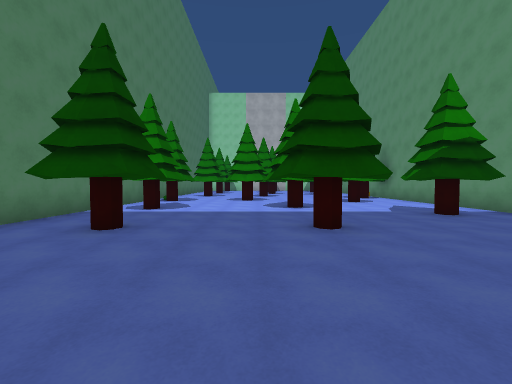
[1] (above)

16 first-person views from a walk through a scene from a Unity 3-D project. The camera is 1.5 m above the floor, tilts 2° down and sees 90° across. The floor is counted in squares, 2 m on a side. Each view is taken from the middle of a square. On the plan, view 1 faces up. The plan holds only what a view shows up to about 9 squares ahead; the rest is blank. The place goes on beyond the plan. The player is left out. Surface patterns are stand-ins for the level's own textures.

[2]
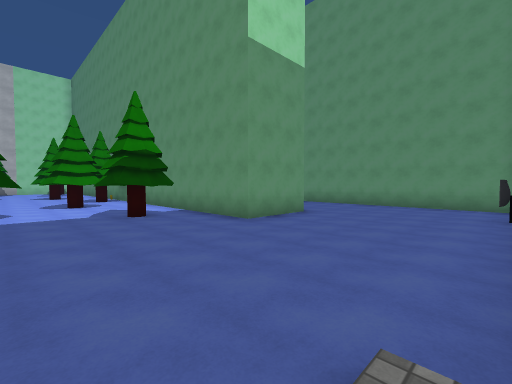

[3]
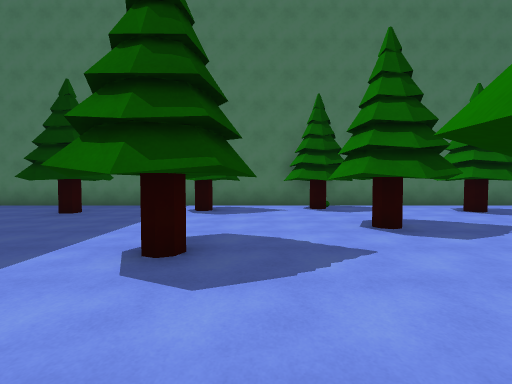

[4]
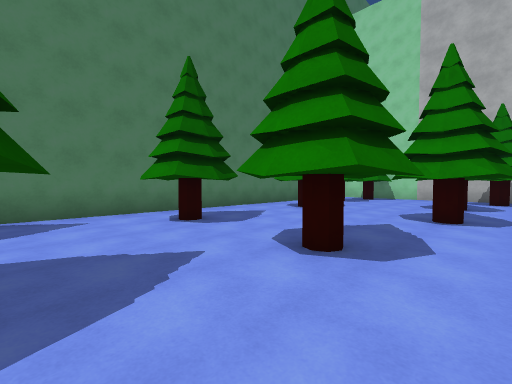

[5]
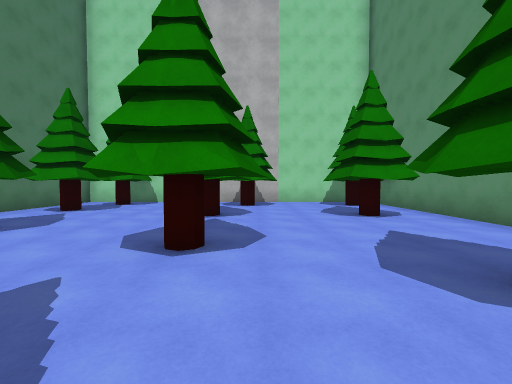

[6]
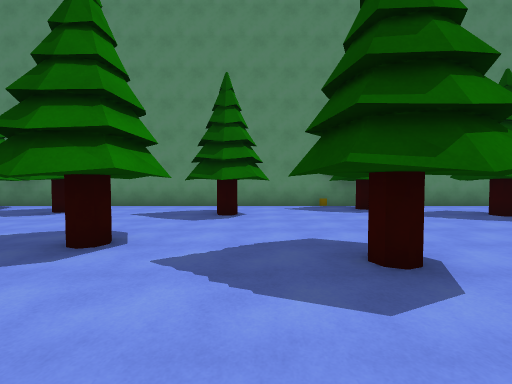

[7]
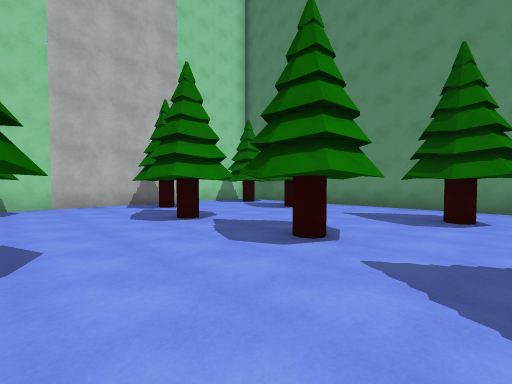

[8]
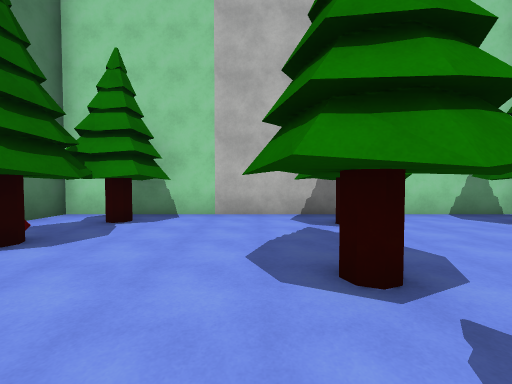

[9]
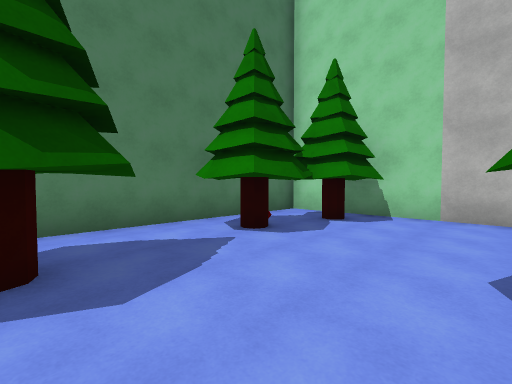

[10]
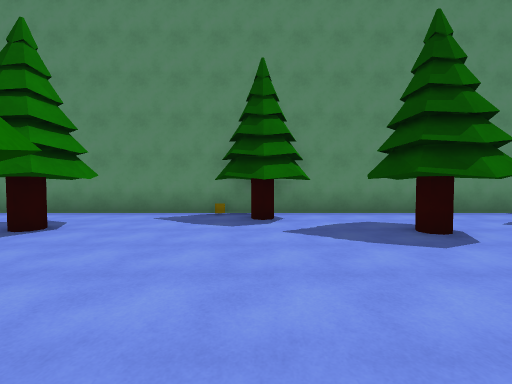

[11]
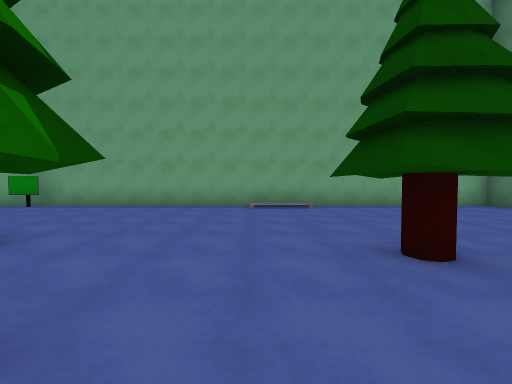

[12]
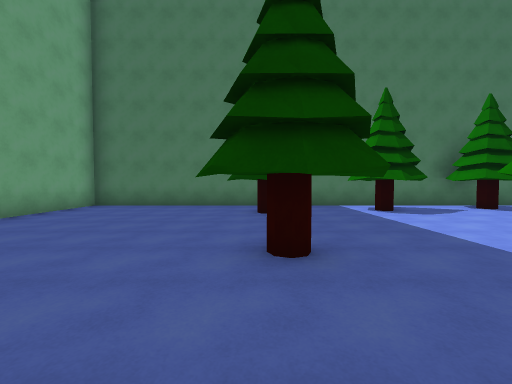

[13]
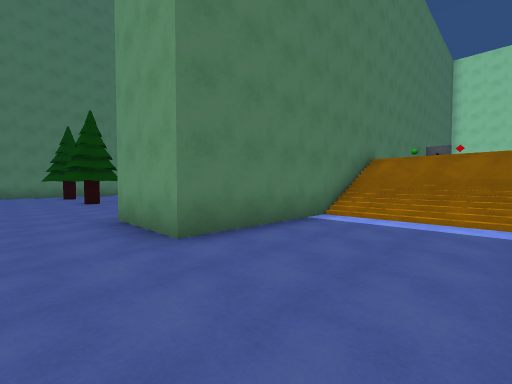

[14]
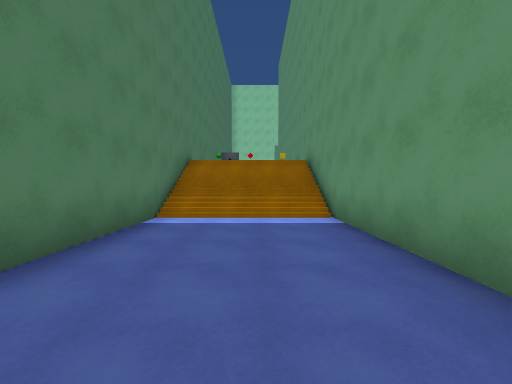

[15]
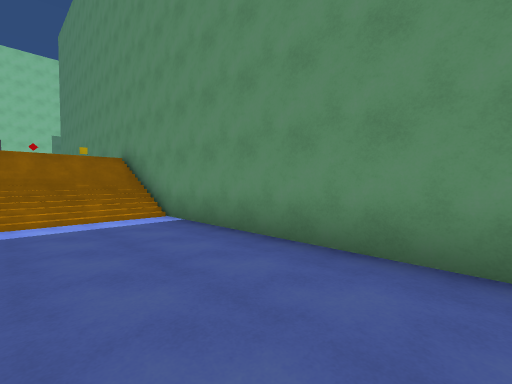

[16]
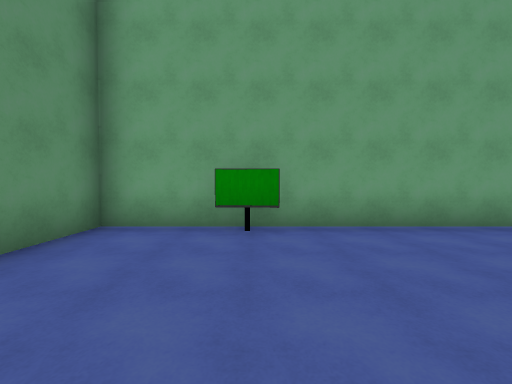

### Floor plan
Key: @ floor where view 1 was taken; # wall or solid block; x gap in a wall; . floor; / step, stairs or slope; v drop or lower ground; T TV; O other object.
Columns run from 5 left of view 1 to 13 right of it. Each row starts with its distance up from view 1.
 26   ###########
 25 ###.........#
 24 #O#O...O..Ox#
 23 #OO.......x.#
 22 #O#...O...O.#
 21 #.O..O#O.O#.#
 20 #.O...O...O.#
 19 #.#O..O.....#
 18 #.O..O#O....#
 17 #.....O.O#O.#
 16 #........O..#
 15 #.#O.O#.....#
 14 #.O..#O...O.#
 13 #.........#O#   vv
 12 #....O....O.###   #
 11 #OO.O#...O..###   #
 10 #O......O#O.##////#
  9 #.....O.....##////#
  8 #O#O..#O....##////#
  7 #.O...O...O.##....#
  6 #........O#.##....#
  5 #.O...O.....##....#
  4 #.#O..#O....##....#
  3 #.................#
  2 #.................#
  1 #.................#
  0 #....@............#
 -1 #......//......T..#
 -2 ###################

Where each view was taken, in squares from view 1:
view 1: 0 up, 0 right, facing up
view 2: 1 down, 2 right, facing up-right
view 3: 9 up, 4 right, facing left
view 4: 12 up, 2 right, facing up-left
view 5: 15 up, 2 right, facing up
view 6: 16 up, 2 left, facing right
view 7: 16 up, 2 left, facing up-right
view 8: 19 up, 0 right, facing up
view 9: 19 up, 0 right, facing up-left
view 10: 13 up, 0 right, facing right
view 11: 7 up, 3 right, facing down
view 12: 4 up, 4 right, facing left
view 13: 2 up, 12 right, facing up-left
view 14: 2 up, 11 right, facing up
view 15: 2 up, 10 right, facing up-right
view 16: 3 up, 10 right, facing down
